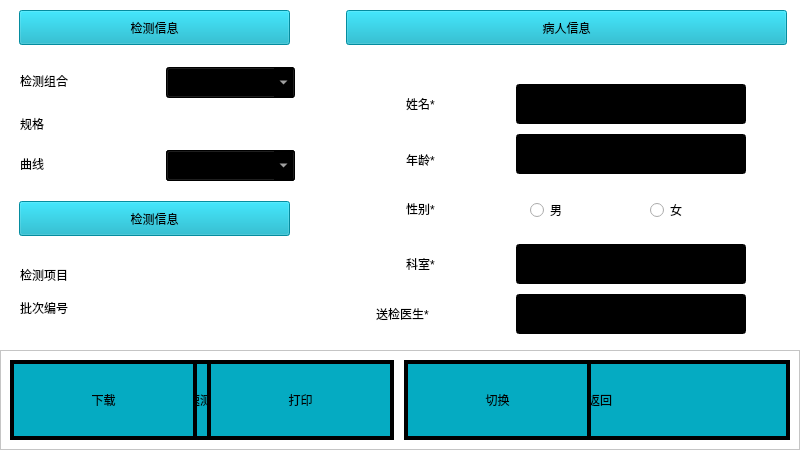
<?xml version="1.0" encoding="UTF-8"?>
<ui version="4.0">
 <class>Form</class>
 <widget class="QWidget" name="Form">
  <property name="geometry">
   <rect>
    <x>0</x>
    <y>0</y>
    <width>800</width>
    <height>450</height>
   </rect>
  </property>
  <property name="windowTitle">
   <string>Form</string>
  </property>
  <property name="styleSheet">
   <string notr="true">background-color: rgb(255, 255, 255);</string>
  </property>
  <widget class="QFrame" name="frame">
   <property name="geometry">
    <rect>
     <x>0</x>
     <y>350</y>
     <width>800</width>
     <height>100</height>
    </rect>
   </property>
   <property name="frameShape">
    <enum>QFrame::StyledPanel</enum>
   </property>
   <property name="frameShadow">
    <enum>QFrame::Raised</enum>
   </property>
   <widget class="QPushButton" name="btnConfirm">
    <property name="geometry">
     <rect>
      <x>10</x>
      <y>10</y>
      <width>380</width>
      <height>80</height>
     </rect>
    </property>
    <property name="styleSheet">
     <string notr="true">QPushButton {
font: 20pt &quot;宋体&quot;;
border:4px solid rgb(0,0,0);
background-color:#05abc2;
}

QPushButton:pressed{
background-color: rgb(255, 0, 0);
}
</string>
    </property>
    <property name="text">
     <string>确认</string>
    </property>
   </widget>
   <widget class="QPushButton" name="btnReturn">
    <property name="geometry">
     <rect>
      <x>410</x>
      <y>10</y>
      <width>380</width>
      <height>80</height>
     </rect>
    </property>
    <property name="styleSheet">
     <string notr="true">QPushButton {
font: 20pt &quot;宋体&quot;;
border:4px solid rgb(0,0,0);
background-color:#05abc2;
}

QPushButton:pressed{
background-color: rgb(255, 0, 0);
}
</string>
    </property>
    <property name="text">
     <string>返回</string>
    </property>
   </widget>
   <widget class="QPushButton" name="btnExe">
    <property name="geometry">
     <rect>
      <x>10</x>
      <y>10</y>
      <width>380</width>
      <height>80</height>
     </rect>
    </property>
    <property name="styleSheet">
     <string notr="true">QPushButton {
font: 20pt &quot;宋体&quot;;
border:4px solid rgb(0,0,0);
background-color:#05abc2;
}

QPushButton:pressed{
background-color: rgb(255, 0, 0);
}
</string>
    </property>
    <property name="text">
     <string>快速测试</string>
    </property>
   </widget>
   <widget class="QPushButton" name="btnSwitch">
    <property name="geometry">
     <rect>
      <x>404</x>
      <y>10</y>
      <width>187</width>
      <height>80</height>
     </rect>
    </property>
    <property name="styleSheet">
     <string notr="true">QPushButton {
font: 20pt &quot;宋体&quot;;
border:4px solid rgb(0,0,0);
background-color:#05abc2;
}

QPushButton:pressed{
background-color: rgb(255, 0, 0);
}
</string>
    </property>
    <property name="text">
     <string>切换</string>
    </property>
   </widget>
   <widget class="QPushButton" name="btnPrint">
    <property name="geometry">
     <rect>
      <x>207</x>
      <y>10</y>
      <width>187</width>
      <height>80</height>
     </rect>
    </property>
    <property name="styleSheet">
     <string notr="true">QPushButton {
font: 20pt &quot;宋体&quot;;
border:4px solid rgb(0,0,0);
background-color:#05abc2;
}

QPushButton:pressed{
background-color: rgb(255, 0, 0);
}
</string>
    </property>
    <property name="text">
     <string>打印</string>
    </property>
   </widget>
   <widget class="QPushButton" name="btnDownload">
    <property name="geometry">
     <rect>
      <x>10</x>
      <y>10</y>
      <width>187</width>
      <height>80</height>
     </rect>
    </property>
    <property name="styleSheet">
     <string notr="true">QPushButton {
font: 20pt &quot;宋体&quot;;
border:4px solid rgb(0,0,0);
background-color:#05abc2;
}

QPushButton:pressed{
background-color: rgb(255, 0, 0);
}
</string>
    </property>
    <property name="text">
     <string>下载</string>
    </property>
   </widget>
  </widget>
  <widget class="QStackedWidget" name="stackedWidget">
   <property name="geometry">
    <rect>
     <x>0</x>
     <y>0</y>
     <width>800</width>
     <height>350</height>
    </rect>
   </property>
   <property name="currentIndex">
    <number>0</number>
   </property>
   <widget class="QWidget" name="page">
    <widget class="QLineEdit" name="paraLine">
     <property name="geometry">
      <rect>
       <x>166</x>
       <y>150</y>
       <width>129</width>
       <height>31</height>
      </rect>
     </property>
     <property name="styleSheet">
      <string notr="true">font: 20pt &quot;宋体&quot;;
color: rgb(255, 255, 255);
background-color: rgb(0, 0, 0);</string>
     </property>
     <property name="inputMethodHints">
      <set>Qt::ImhDigitsOnly</set>
     </property>
    </widget>
    <widget class="QLabel" name="label_4">
     <property name="geometry">
      <rect>
       <x>20</x>
       <y>294</y>
       <width>112</width>
       <height>27</height>
      </rect>
     </property>
     <property name="styleSheet">
      <string notr="true">font: 20pt &quot;宋体&quot;;</string>
     </property>
     <property name="text">
      <string>批次编号</string>
     </property>
    </widget>
    <widget class="QPushButton" name="pushButton_2">
     <property name="enabled">
      <bool>false</bool>
     </property>
     <property name="geometry">
      <rect>
       <x>19</x>
       <y>10</y>
       <width>271</width>
       <height>35</height>
      </rect>
     </property>
     <property name="sizePolicy">
      <sizepolicy hsizetype="Preferred" vsizetype="Preferred">
       <horstretch>0</horstretch>
       <verstretch>0</verstretch>
      </sizepolicy>
     </property>
     <property name="maximumSize">
      <size>
       <width>16777215</width>
       <height>50</height>
      </size>
     </property>
     <property name="styleSheet">
      <string notr="true">background-color: rgb(5, 171, 194);
color: rgb(0, 0, 0);
font: 20pt &quot;宋体&quot;;
</string>
     </property>
     <property name="text">
      <string>检测信息</string>
     </property>
    </widget>
    <widget class="QLabel" name="label_11">
     <property name="geometry">
      <rect>
       <x>376</x>
       <y>294</y>
       <width>131</width>
       <height>40</height>
      </rect>
     </property>
     <property name="styleSheet">
      <string notr="true">font: 20pt &quot;宋体&quot;;</string>
     </property>
     <property name="text">
      <string>送检医生*</string>
     </property>
    </widget>
    <widget class="QLabel" name="label">
     <property name="geometry">
      <rect>
       <x>20</x>
       <y>261</y>
       <width>112</width>
       <height>27</height>
      </rect>
     </property>
     <property name="styleSheet">
      <string notr="true">font: 20pt &quot;宋体&quot;;</string>
     </property>
     <property name="text">
      <string>检测项目</string>
     </property>
    </widget>
    <widget class="QLineEdit" name="ageLine">
     <property name="geometry">
      <rect>
       <x>516</x>
       <y>134</y>
       <width>230</width>
       <height>40</height>
      </rect>
     </property>
     <property name="styleSheet">
      <string notr="true">QLineEdit{
font: 20pt &quot;宋体&quot;;
background-color:rgba(0,0,0,255);
color: rgb(255,255,255);
}</string>
     </property>
     <property name="inputMethodHints">
      <set>Qt::ImhDigitsOnly</set>
     </property>
    </widget>
    <widget class="QLineEdit" name="nameLine">
     <property name="geometry">
      <rect>
       <x>516</x>
       <y>84</y>
       <width>230</width>
       <height>40</height>
      </rect>
     </property>
     <property name="styleSheet">
      <string notr="true">QLineEdit{
font: 20pt &quot;宋体&quot;;
background-color:rgba(0,0,0,255);
color: rgb(255,255,255);
}</string>
     </property>
    </widget>
    <widget class="QLabel" name="label_10">
     <property name="geometry">
      <rect>
       <x>406</x>
       <y>244</y>
       <width>80</width>
       <height>40</height>
      </rect>
     </property>
     <property name="styleSheet">
      <string notr="true">font: 20pt &quot;宋体&quot;;</string>
     </property>
     <property name="text">
      <string>科室*</string>
     </property>
    </widget>
    <widget class="QLabel" name="label_6">
     <property name="geometry">
      <rect>
       <x>406</x>
       <y>84</y>
       <width>80</width>
       <height>40</height>
      </rect>
     </property>
     <property name="sizePolicy">
      <sizepolicy hsizetype="Preferred" vsizetype="Preferred">
       <horstretch>0</horstretch>
       <verstretch>0</verstretch>
      </sizepolicy>
     </property>
     <property name="minimumSize">
      <size>
       <width>80</width>
       <height>40</height>
      </size>
     </property>
     <property name="maximumSize">
      <size>
       <width>80</width>
       <height>40</height>
      </size>
     </property>
     <property name="styleSheet">
      <string notr="true">font: 20pt &quot;宋体&quot;;</string>
     </property>
     <property name="text">
      <string>姓名*</string>
     </property>
    </widget>
    <widget class="QLabel" name="label_7">
     <property name="geometry">
      <rect>
       <x>20</x>
       <y>110</y>
       <width>140</width>
       <height>27</height>
      </rect>
     </property>
     <property name="styleSheet">
      <string notr="true">font: 20pt &quot;宋体&quot;;
</string>
     </property>
     <property name="text">
      <string>规格</string>
     </property>
    </widget>
    <widget class="QPushButton" name="pushButton_3">
     <property name="enabled">
      <bool>false</bool>
     </property>
     <property name="geometry">
      <rect>
       <x>19</x>
       <y>201</y>
       <width>271</width>
       <height>35</height>
      </rect>
     </property>
     <property name="sizePolicy">
      <sizepolicy hsizetype="Preferred" vsizetype="Preferred">
       <horstretch>0</horstretch>
       <verstretch>0</verstretch>
      </sizepolicy>
     </property>
     <property name="maximumSize">
      <size>
       <width>16777215</width>
       <height>50</height>
      </size>
     </property>
     <property name="styleSheet">
      <string notr="true">background-color: rgb(5, 171, 194);
color: rgb(0, 0, 0);
font: 20pt &quot;宋体&quot;;
</string>
     </property>
     <property name="text">
      <string>检测信息</string>
     </property>
    </widget>
    <widget class="QPushButton" name="pushButton">
     <property name="enabled">
      <bool>false</bool>
     </property>
     <property name="geometry">
      <rect>
       <x>346</x>
       <y>10</y>
       <width>441</width>
       <height>35</height>
      </rect>
     </property>
     <property name="sizePolicy">
      <sizepolicy hsizetype="Preferred" vsizetype="Preferred">
       <horstretch>0</horstretch>
       <verstretch>0</verstretch>
      </sizepolicy>
     </property>
     <property name="minimumSize">
      <size>
       <width>0</width>
       <height>0</height>
      </size>
     </property>
     <property name="maximumSize">
      <size>
       <width>16777215</width>
       <height>50</height>
      </size>
     </property>
     <property name="styleSheet">
      <string notr="true">font: 20pt &quot;宋体&quot;;
background-color: rgb(5, 171, 194);
color: rgb(0, 0, 0);</string>
     </property>
     <property name="text">
      <string>病人信息</string>
     </property>
    </widget>
    <widget class="QLabel" name="label_5">
     <property name="geometry">
      <rect>
       <x>169</x>
       <y>294</y>
       <width>112</width>
       <height>27</height>
      </rect>
     </property>
     <property name="styleSheet">
      <string notr="true">font: 20pt &quot;宋体&quot;;</string>
     </property>
     <property name="text">
      <string/>
     </property>
    </widget>
    <widget class="QLabel" name="label_9">
     <property name="geometry">
      <rect>
       <x>406</x>
       <y>189</y>
       <width>80</width>
       <height>40</height>
      </rect>
     </property>
     <property name="styleSheet">
      <string notr="true">font: 20pt &quot;宋体&quot;;</string>
     </property>
     <property name="text">
      <string>性别*</string>
     </property>
    </widget>
    <widget class="QComboBox" name="modeBox_1">
     <property name="geometry">
      <rect>
       <x>166</x>
       <y>67</y>
       <width>129</width>
       <height>31</height>
      </rect>
     </property>
     <property name="styleSheet">
      <string notr="true">QComboBox::drop-down{
width:56px;  height:56px;
}

QComboBox{
font: 20pt &quot;宋体&quot;;
color: rgb(255, 255, 255);
background-color: rgb(0, 0, 0);
}

QComboBox QAbstractItemView {
	background-color: rgb(0, 0, 0);/*背景颜色*/
    padding: 1px 2px 1px 2px;  /*针对于组合框中的文本内容*/
	color: rgb(255,255,255)
}</string>
     </property>
    </widget>
    <widget class="QLabel" name="label_3">
     <property name="geometry">
      <rect>
       <x>20</x>
       <y>67</y>
       <width>140</width>
       <height>27</height>
      </rect>
     </property>
     <property name="styleSheet">
      <string notr="true">font: 20pt &quot;宋体&quot;;
</string>
     </property>
     <property name="text">
      <string>检测组合</string>
     </property>
    </widget>
    <widget class="QLabel" name="label_2">
     <property name="geometry">
      <rect>
       <x>169</x>
       <y>261</y>
       <width>112</width>
       <height>27</height>
      </rect>
     </property>
     <property name="styleSheet">
      <string notr="true">font: 20pt &quot;宋体&quot;;</string>
     </property>
     <property name="text">
      <string/>
     </property>
    </widget>
    <widget class="QLineEdit" name="departCb">
     <property name="geometry">
      <rect>
       <x>516</x>
       <y>244</y>
       <width>230</width>
       <height>40</height>
      </rect>
     </property>
     <property name="styleSheet">
      <string notr="true">QLineEdit{
font: 20pt &quot;宋体&quot;;
background-color:rgba(0,0,0,255);
color: rgb(255,255,255);
}</string>
     </property>
    </widget>
    <widget class="QLabel" name="label_8">
     <property name="geometry">
      <rect>
       <x>406</x>
       <y>134</y>
       <width>81</width>
       <height>51</height>
      </rect>
     </property>
     <property name="styleSheet">
      <string notr="true">font: 20pt &quot;宋体&quot;;</string>
     </property>
     <property name="text">
      <string>年龄*</string>
     </property>
    </widget>
    <widget class="QLineEdit" name="docCb">
     <property name="geometry">
      <rect>
       <x>516</x>
       <y>294</y>
       <width>230</width>
       <height>40</height>
      </rect>
     </property>
     <property name="styleSheet">
      <string notr="true">QLineEdit{
font: 20pt &quot;宋体&quot;;
background-color:rgba(0,0,0,255);
color: rgb(255,255,255);
}</string>
     </property>
    </widget>
    <widget class="QLabel" name="label_12">
     <property name="geometry">
      <rect>
       <x>20</x>
       <y>150</y>
       <width>140</width>
       <height>27</height>
      </rect>
     </property>
     <property name="styleSheet">
      <string notr="true">font: 20pt &quot;宋体&quot;;</string>
     </property>
     <property name="text">
      <string>参数(选填)</string>
     </property>
    </widget>
    <widget class="QLabel" name="typeLabel">
     <property name="geometry">
      <rect>
       <x>166</x>
       <y>110</y>
       <width>129</width>
       <height>31</height>
      </rect>
     </property>
     <property name="styleSheet">
      <string notr="true">font: 20pt &quot;宋体&quot;;</string>
     </property>
     <property name="text">
      <string/>
     </property>
    </widget>
    <widget class="QRadioButton" name="radioButton">
     <property name="geometry">
      <rect>
       <x>530</x>
       <y>190</y>
       <width>95</width>
       <height>40</height>
      </rect>
     </property>
     <property name="styleSheet">
      <string notr="true">font: 20pt &quot;宋体&quot;;</string>
     </property>
     <property name="text">
      <string>男</string>
     </property>
    </widget>
    <widget class="QRadioButton" name="radioButton_2">
     <property name="geometry">
      <rect>
       <x>650</x>
       <y>190</y>
       <width>95</width>
       <height>40</height>
      </rect>
     </property>
     <property name="styleSheet">
      <string notr="true">font: 20pt &quot;宋体&quot;;</string>
     </property>
     <property name="text">
      <string>女</string>
     </property>
    </widget>
    <widget class="QLabel" name="label_13">
     <property name="geometry">
      <rect>
       <x>20</x>
       <y>150</y>
       <width>140</width>
       <height>27</height>
      </rect>
     </property>
     <property name="styleSheet">
      <string notr="true">font: 20pt &quot;宋体&quot;;
</string>
     </property>
     <property name="text">
      <string>曲线</string>
     </property>
    </widget>
    <widget class="QComboBox" name="modeBox_2">
     <property name="geometry">
      <rect>
       <x>166</x>
       <y>150</y>
       <width>129</width>
       <height>31</height>
      </rect>
     </property>
     <property name="styleSheet">
      <string notr="true">QComboBox::drop-down{
width:56px;  height:56px;
}

QComboBox{
font: 20pt &quot;宋体&quot;;
color: rgb(255, 255, 255);
background-color: rgb(0, 0, 0);
}

QComboBox QAbstractItemView {
	background-color: rgb(0, 0, 0);/*背景颜色*/
    padding: 1px 2px 1px 2px;  /*针对于组合框中的文本内容*/
	color: rgb(255,255,255)
}</string>
     </property>
    </widget>
   </widget>
   <widget class="QWidget" name="page_2">
    <widget class="QTableView" name="exeTable">
     <property name="geometry">
      <rect>
       <x>15</x>
       <y>0</y>
       <width>771</width>
       <height>350</height>
      </rect>
     </property>
     <property name="styleSheet">
      <string notr="true">#exeTable{
	font: 20pt &quot;宋体&quot;;
border:4px solid rgb(0,0,0);
background-color:rgb(255,255,255);
}

QComboBox {
    font: 20pt &quot;宋体&quot;;
	color: rgb(255, 255, 255);
	background-color: rgb(0,0,0);
}

QComboBox QAbstractItemView {
	background-color: rgb(0, 0, 0);/*背景颜色*/
    padding: 1px 2px 1px 2px;  /*针对于组合框中的文本内容*/
	color: rgb(255,255,255)
}</string>
     </property>
    </widget>
   </widget>
   <widget class="QWidget" name="page_3">
    <widget class="QLabel" name="photoLabel">
     <property name="geometry">
      <rect>
       <x>440</x>
       <y>0</y>
       <width>350</width>
       <height>350</height>
      </rect>
     </property>
     <property name="sizePolicy">
      <sizepolicy hsizetype="Fixed" vsizetype="Fixed">
       <horstretch>0</horstretch>
       <verstretch>0</verstretch>
      </sizepolicy>
     </property>
     <property name="minimumSize">
      <size>
       <width>350</width>
       <height>350</height>
      </size>
     </property>
     <property name="maximumSize">
      <size>
       <width>350</width>
       <height>350</height>
      </size>
     </property>
     <property name="styleSheet">
      <string notr="true">font: 20pt &quot;宋体&quot;;</string>
     </property>
     <property name="text">
      <string/>
     </property>
     <property name="alignment">
      <set>Qt::AlignLeading|Qt::AlignLeft|Qt::AlignTop</set>
     </property>
    </widget>
    <widget class="QLabel" name="picLabel">
     <property name="geometry">
      <rect>
       <x>10</x>
       <y>0</y>
       <width>350</width>
       <height>350</height>
      </rect>
     </property>
     <property name="sizePolicy">
      <sizepolicy hsizetype="Fixed" vsizetype="Fixed">
       <horstretch>0</horstretch>
       <verstretch>0</verstretch>
      </sizepolicy>
     </property>
     <property name="minimumSize">
      <size>
       <width>350</width>
       <height>350</height>
      </size>
     </property>
     <property name="maximumSize">
      <size>
       <width>350</width>
       <height>350</height>
      </size>
     </property>
     <property name="styleSheet">
      <string notr="true">font: 20pt &quot;宋体&quot;;</string>
     </property>
     <property name="text">
      <string>origin_photo</string>
     </property>
     <property name="alignment">
      <set>Qt::AlignLeading|Qt::AlignLeft|Qt::AlignTop</set>
     </property>
    </widget>
    <widget class="QLabel" name="leftLabel">
     <property name="geometry">
      <rect>
       <x>10</x>
       <y>0</y>
       <width>350</width>
       <height>30</height>
      </rect>
     </property>
     <property name="styleSheet">
      <string notr="true">font: 20pt &quot;宋体&quot;;</string>
     </property>
     <property name="text">
      <string>TextLabel</string>
     </property>
    </widget>
    <widget class="QLabel" name="rightLabel">
     <property name="geometry">
      <rect>
       <x>440</x>
       <y>0</y>
       <width>350</width>
       <height>30</height>
      </rect>
     </property>
     <property name="styleSheet">
      <string notr="true">font: 20pt &quot;宋体&quot;;</string>
     </property>
     <property name="text">
      <string>TextLabel</string>
     </property>
    </widget>
    <zorder>photoLabel</zorder>
    <zorder>picLabel</zorder>
    <zorder>rightLabel</zorder>
    <zorder>leftLabel</zorder>
   </widget>
   <widget class="QWidget" name="page_4">
    <widget class="QTableView" name="tableView">
     <property name="geometry">
      <rect>
       <x>15</x>
       <y>0</y>
       <width>771</width>
       <height>350</height>
      </rect>
     </property>
     <property name="styleSheet">
      <string notr="true">QTableView {
	font: 20pt &quot;宋体&quot;;
border:4px solid rgb(0,0,0);
background-color:rgb(255,255,255);
}

QComboBox {
    font: 20pt &quot;宋体&quot;;
	color: rgb(255, 255, 255);
	background-color: rgb(0,0,0);
}

QComboBox QAbstractItemView {
	background-color: rgb(0, 0, 0);/*背景颜色*/
    padding: 1px 2px 1px 2px;  /*针对于组合框中的文本内容*/
	color: rgb(255,255,255)
}</string>
     </property>
    </widget>
   </widget>
  </widget>
 </widget>
 <resources/>
 <connections/>
</ui>
